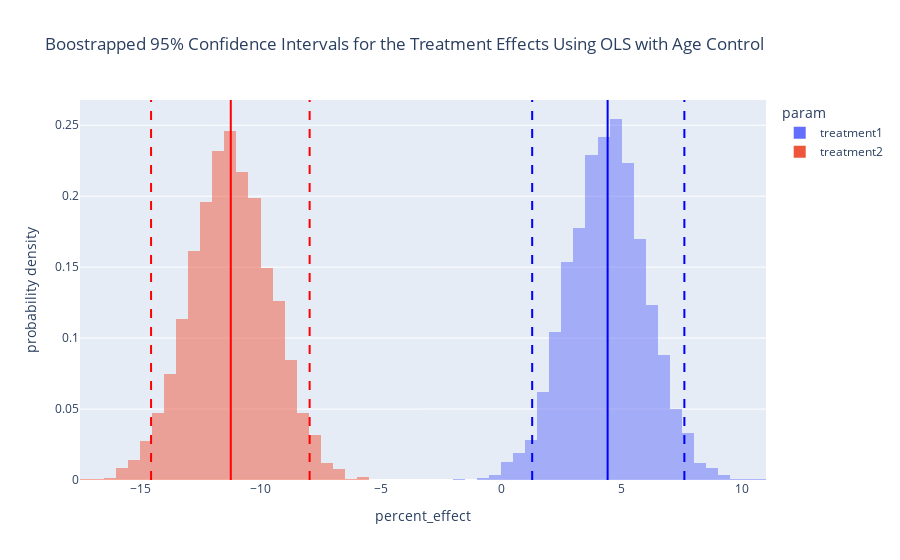

This figure's notebook cell:
### Code cell
### PLotting the results of the OLS Boostrap
fig = px.histogram(ols_boots.query("not param =='age'"), 
    x = 'percent_effect', 
    color = 'param', 
    opacity= .5, 
    histnorm = 'probability density',
    title = 'Boostrapped 95% Confidence Intervals for the Treatment Effects Using OLS with Age Control' )
fig.add_vline(x = ols_boot_1.percent_effect.mean(), line_color = 'blue')
fig.add_vline(x = ols_boot_1.percent_effect.quantile(.975), line_color = 'blue', line_dash = 'dash')
fig.add_vline(x = ols_boot_1.percent_effect.quantile(.025), line_color = 'blue', line_dash = 'dash')

fig.add_vline(x = ols_boot_2.percent_effect.mean(), line_color = 'red')
fig.add_vline(x = ols_boot_2.percent_effect.quantile(.975), line_color = 'red', line_dash = 'dash')
fig.add_vline(x = ols_boot_2.percent_effect.quantile(.025), line_color = 'red', line_dash = 'dash')
fig.show()

### Figure 1 — Plotly figure (JSON) as saved in the notebook; plotly's stock layout.template omitted (floating-point values rounded to 4 significant figures; data arrays with more than 128 entries replaced by an {"elided": "..."} marker saying what was removed)
{"data": [{"alignmentgroup": "True", "bingroup": "x", "histnorm": "probability density", "hovertemplate": "param=treatment1<br>percent_effect=%{x}<br>probability density=%{y}<extra></extra>", "legendgroup": "treatment1", "marker": {"color": "#636efa", "opacity": 0.5, "pattern": {"shape": ""}}, "name": "treatment1", "offsetgroup": "treatment1", "orientation": "v", "showlegend": true, "type": "histogram", "x": {"elided": "5000 float values"}, "xaxis": "x", "yaxis": "y"}, {"alignmentgroup": "True", "bingroup": "x", "histnorm": "probability density", "hovertemplate": "param=treatment2<br>percent_effect=%{x}<br>probability density=%{y}<extra></extra>", "legendgroup": "treatment2", "marker": {"color": "#EF553B", "opacity": 0.5, "pattern": {"shape": ""}}, "name": "treatment2", "offsetgroup": "treatment2", "orientation": "v", "showlegend": true, "type": "histogram", "x": {"elided": "5000 float values"}, "xaxis": "x", "yaxis": "y"}], "layout": {"barmode": "relative", "legend": {"title": {"text": "param"}, "tracegroupgap": 0}, "shapes": [{"line": {"color": "blue"}, "type": "line", "x0": 4.421, "x1": 4.421, "xref": "x", "y0": 0, "y1": 1, "yref": "y domain"}, {"line": {"color": "blue", "dash": "dash"}, "type": "line", "x0": 7.609, "x1": 7.609, "xref": "x", "y0": 0, "y1": 1, "yref": "y domain"}, {"line": {"color": "blue", "dash": "dash"}, "type": "line", "x0": 1.286, "x1": 1.286, "xref": "x", "y0": 0, "y1": 1, "yref": "y domain"}, {"line": {"color": "red"}, "type": "line", "x0": -11.24, "x1": -11.24, "xref": "x", "y0": 0, "y1": 1, "yref": "y domain"}, {"line": {"color": "red", "dash": "dash"}, "type": "line", "x0": -7.96, "x1": -7.96, "xref": "x", "y0": 0, "y1": 1, "yref": "y domain"}, {"line": {"color": "red", "dash": "dash"}, "type": "line", "x0": -14.55, "x1": -14.55, "xref": "x", "y0": 0, "y1": 1, "yref": "y domain"}], "title": {"text": "Boostrapped 95% Confidence Intervals for the Treatment Effects Using OLS with Age Control"}, "xaxis": {"anchor": "y", "domain": [0, 1], "title": {"text": "percent_effect"}}, "yaxis": {"anchor": "x", "domain": [0, 1], "title": {"text": "probability density"}}}}
